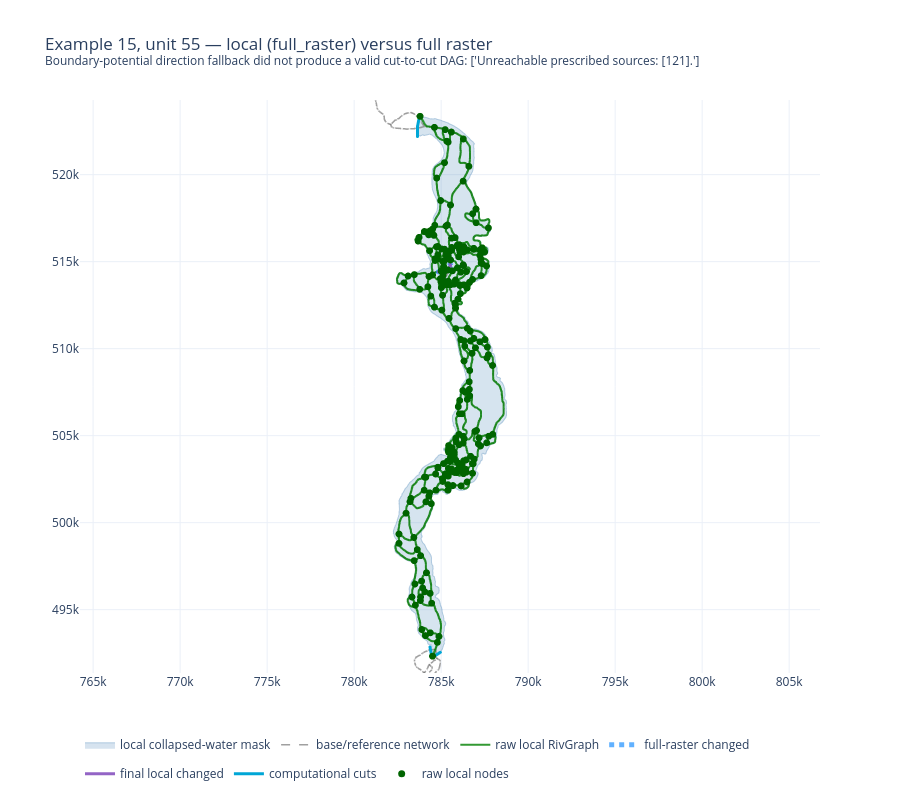

Write notebook code for a chart like this one.
### Code cell
# Change REVIEW_UNIT and rerun this cell. Choices: 55, 74, 116, 186, 120.
REVIEW_UNIT = 55
case = seven_unit_cases.get(REVIEW_UNIT) or load_seven_unit_case(REVIEW_UNIT)
mask = _mask_polygons(case['mask_path']).to_crs(case['local_links'].crs)
bounds = mask.total_bounds; margin = max(bounds[2] - bounds[0], bounds[3] - bounds[1]) * 0.03
view = (bounds[0] - margin, bounds[1] - margin, bounds[2] + margin, bounds[3] + margin)
base = case['base_links'].cx[view[0]:view[2], view[1]:view[3]]
local_changed = case['local_links'].loc[case['local_links'].id_link.astype(int).isin(case['local_changed'])]
full_changed = case['full_links'].loc[case['full_links'].id_link.astype(int).isin(case['full_changed'])]
fig = go.Figure()
for geometry in mask.geometry:
    polygons = list(geometry.geoms) if geometry.geom_type == 'MultiPolygon' else [geometry]
    for polygon in polygons:
        x, y = polygon.exterior.xy
        fig.add_trace(go.Scattergl(x=list(x), y=list(y), mode='lines', fill='toself', fillcolor='rgba(70,130,180,0.22)', line=dict(color='rgba(70,130,180,0.35)', width=1), name='local collapsed-water mask', hoverinfo='skip'))
_line_traces(fig, base, 'base/reference network', 'grey', 1.5, dash='dash', opacity=0.75)
_line_traces(fig, case['raw_links'], 'raw local RivGraph', 'green', 2.0, opacity=0.8)
_line_traces(fig, full_changed, 'full-raster changed', 'dodgerblue', 5.0, dash='dot', opacity=0.70)
_line_traces(fig, local_changed, 'final local changed', '#8e5cc2', 3.0, opacity=0.95)
_line_traces(fig, case['cuts'], 'computational cuts', '#00a6d6', 3.0)
fig.add_trace(go.Scattergl(x=case['raw_nodes'].geometry.x, y=case['raw_nodes'].geometry.y, mode='markers', marker=dict(size=7, color='darkgreen'), text=[f'raw node {value}' for value in case['raw_nodes'].id_node], hovertemplate='%{text}<extra></extra>', name='raw local nodes'))
mode = case['manifest'].get('execution_mode_used', '?'); reason = case['manifest'].get('fallback_reason', '')
fig.update_layout(title=f'Example 15, unit {REVIEW_UNIT} — local ({mode}) versus full raster<br><sup>{reason}</sup>', template='plotly_white', height=800, legend=dict(orientation='h'), hovermode='closest')
fig.update_xaxes(range=[view[0], view[2]], scaleanchor='y', scaleratio=1); fig.update_yaxes(range=[view[1], view[3]])
fig.show()
display(Markdown('### Selected-case numerical details'))
display(topology_review.loc[topology_review.unit_id.eq(REVIEW_UNIT)].T.rename(columns={topology_review.loc[topology_review.unit_id.eq(REVIEW_UNIT)].index[0]: 'value'}))
display(hierarchy_review.loc[hierarchy_review.unit_id.eq(REVIEW_UNIT)])
display(resistance_review.loc[resistance_review.unit_id.eq(REVIEW_UNIT)].T)
